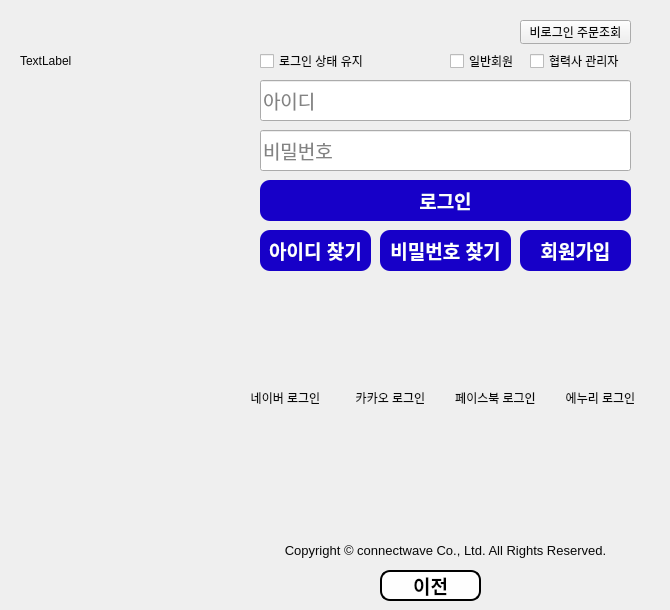
     <widget class="QWidget" name="page_2">
      <widget class="QLabel" name="label_4">
       <property name="geometry">
        <rect>
         <x>20</x>
         <y>20</y>
         <width>221</width>
         <height>81</height>
        </rect>
       </property>
       <property name="styleSheet">
        <string notr="true">color: rgb(8, 8, 8);</string>
       </property>
       <property name="text">
        <string>TextLabel</string>
       </property>
      </widget>
      <widget class="QLineEdit" name="Llogin">
       <property name="geometry">
        <rect>
         <x>260</x>
         <y>80</y>
         <width>371</width>
         <height>41</height>
        </rect>
       </property>
       <property name="font">
        <font>
         <pointsize>14</pointsize>
        </font>
       </property>
       <property name="styleSheet">
        <string notr="true">color: rgb(8, 8, 8);
</string>
       </property>
       <property name="placeholderText">
        <string>아이디</string>
       </property>
      </widget>
      <widget class="QPushButton" name="btnLogin">
       <property name="geometry">
        <rect>
         <x>260</x>
         <y>180</y>
         <width>371</width>
         <height>41</height>
        </rect>
       </property>
       <property name="font">
        <font>
         <pointsize>14</pointsize>
         <bold>true</bold>
        </font>
       </property>
       <property name="styleSheet">
        <string notr="true">color: rgb(8, 8, 8);
color: rgb(252, 252, 252);
background-color: rgb(23, 0, 200);

border-radius: 10px;</string>
       </property>
       <property name="text">
        <string>로그인</string>
       </property>
      </widget>
      <widget class="QLineEdit" name="Lpw">
       <property name="geometry">
        <rect>
         <x>260</x>
         <y>130</y>
         <width>371</width>
         <height>41</height>
        </rect>
       </property>
       <property name="font">
        <font>
         <pointsize>14</pointsize>
        </font>
       </property>
       <property name="styleSheet">
        <string notr="true">color: rgb(8, 8, 8);
</string>
       </property>
       <property name="inputMethodHints">
        <set>Qt::ImhHiddenText|Qt::ImhNoAutoUppercase|Qt::ImhNoPredictiveText|Qt::ImhSensitiveData</set>
       </property>
       <property name="echoMode">
        <enum>QLineEdit::Password</enum>
       </property>
       <property name="placeholderText">
        <string>비밀번호</string>
       </property>
       <property name="cursorMoveStyle">
        <enum>Qt::LogicalMoveStyle</enum>
       </property>
      </widget>
      <widget class="QPushButton" name="btnSID">
       <property name="geometry">
        <rect>
         <x>260</x>
         <y>230</y>
         <width>111</width>
         <height>41</height>
        </rect>
       </property>
       <property name="font">
        <font>
         <pointsize>14</pointsize>
         <bold>true</bold>
        </font>
       </property>
       <property name="styleSheet">
        <string notr="true">color: rgb(255, 255, 255);
background-color: rgb(23, 0, 200);

border-radius: 10px;</string>
       </property>
       <property name="text">
        <string>아이디 찾기</string>
       </property>
      </widget>
      <widget class="QPushButton" name="btnSPW">
       <property name="geometry">
        <rect>
         <x>380</x>
         <y>230</y>
         <width>131</width>
         <height>41</height>
        </rect>
       </property>
       <property name="font">
        <font>
         <pointsize>14</pointsize>
         <bold>true</bold>
        </font>
       </property>
       <property name="styleSheet">
        <string notr="true">color: rgb(255, 255, 255);
background-color: rgb(23, 0, 200);

border-radius: 10px;</string>
       </property>
       <property name="text">
        <string>비밀번호 찾기</string>
       </property>
      </widget>
      <widget class="QPushButton" name="btnJoin">
       <property name="geometry">
        <rect>
         <x>520</x>
         <y>230</y>
         <width>111</width>
         <height>41</height>
        </rect>
       </property>
       <property name="font">
        <font>
         <pointsize>14</pointsize>
         <bold>true</bold>
        </font>
       </property>
       <property name="styleSheet">
        <string notr="true">color: rgb(255, 255, 255);
background-color: rgb(23, 0, 200);

border-radius: 10px;</string>
       </property>
       <property name="text">
        <string>회원가입</string>
       </property>
      </widget>
      <widget class="QCheckBox" name="checkBox">
       <property name="geometry">
        <rect>
         <x>260</x>
         <y>50</y>
         <width>111</width>
         <height>22</height>
        </rect>
       </property>
       <property name="styleSheet">
        <string notr="true">color: rgb(8, 8, 8);</string>
       </property>
       <property name="text">
        <string>로그인 상태 유지</string>
       </property>
      </widget>
      <widget class="QCheckBox" name="checkBox_2">
       <property name="geometry">
        <rect>
         <x>450</x>
         <y>50</y>
         <width>71</width>
         <height>22</height>
        </rect>
       </property>
       <property name="styleSheet">
        <string notr="true">color: rgb(8, 8, 8);</string>
       </property>
       <property name="text">
        <string>일반회원</string>
       </property>
      </widget>
      <widget class="QCheckBox" name="checkBox_3">
       <property name="geometry">
        <rect>
         <x>530</x>
         <y>50</y>
         <width>101</width>
         <height>22</height>
        </rect>
       </property>
       <property name="toolTip">
        <string>접근할 수 없습니다.</string>
       </property>
       <property name="styleSheet">
        <string notr="true">color: rgb(8, 8, 8);</string>
       </property>
       <property name="text">
        <string>협력사 관리자</string>
       </property>
       <property name="checkable">
        <bool>false</bool>
       </property>
      </widget>
      <widget class="QLabel" name="label_5">
       <property name="geometry">
        <rect>
         <x>240</x>
         <y>390</y>
         <width>91</width>
         <height>16</height>
        </rect>
       </property>
       <property name="font">
        <font>
         <pointsize>9</pointsize>
        </font>
       </property>
       <property name="styleSheet">
        <string notr="true">color: rgb(8, 8, 8);</string>
       </property>
       <property name="text">
        <string>네이버 로그인</string>
       </property>
       <property name="alignment">
        <set>Qt::AlignCenter</set>
       </property>
      </widget>
      <widget class="QPushButton" name="pushButton_6">
       <property name="geometry">
        <rect>
         <x>520</x>
         <y>20</y>
         <width>111</width>
         <height>24</height>
        </rect>
       </property>
       <property name="toolTip">
        <string>(임시)비로그인 판매실적 조회</string>
       </property>
       <property name="styleSheet">
        <string notr="true">color: rgb(8, 8, 8);</string>
       </property>
       <property name="text">
        <string>비로그인 주문조회</string>
       </property>
      </widget>
      <widget class="QLabel" name="label_6">
       <property name="geometry">
        <rect>
         <x>340</x>
         <y>390</y>
         <width>101</width>
         <height>16</height>
        </rect>
       </property>
       <property name="font">
        <font>
         <pointsize>9</pointsize>
        </font>
       </property>
       <property name="styleSheet">
        <string notr="true">color: rgb(8, 8, 8);</string>
       </property>
       <property name="text">
        <string>카카오 로그인</string>
       </property>
       <property name="alignment">
        <set>Qt::AlignCenter</set>
       </property>
      </widget>
      <widget class="QLabel" name="label_7">
       <property name="geometry">
        <rect>
         <x>450</x>
         <y>390</y>
         <width>91</width>
         <height>16</height>
        </rect>
       </property>
       <property name="font">
        <font>
         <pointsize>9</pointsize>
        </font>
       </property>
       <property name="styleSheet">
        <string notr="true">color: rgb(8, 8, 8);</string>
       </property>
       <property name="text">
        <string>페이스북 로그인</string>
       </property>
       <property name="alignment">
        <set>Qt::AlignCenter</set>
       </property>
      </widget>
      <widget class="QLabel" name="label_8">
       <property name="geometry">
        <rect>
         <x>550</x>
         <y>390</y>
         <width>101</width>
         <height>16</height>
        </rect>
       </property>
       <property name="font">
        <font>
         <pointsize>9</pointsize>
        </font>
       </property>
       <property name="styleSheet">
        <string notr="true">color: rgb(8, 8, 8);</string>
       </property>
       <property name="text">
        <string>에누리 로그인</string>
       </property>
       <property name="alignment">
        <set>Qt::AlignCenter</set>
       </property>
      </widget>
      <widget class="QLabel" name="label_9">
       <property name="geometry">
        <rect>
         <x>240</x>
         <y>300</y>
         <width>91</width>
         <height>81</height>
        </rect>
       </property>
       <property name="toolTip">
        <string>아직 지원하지 않는 기능입니다.</string>
       </property>
       <property name="styleSheet">
        <string notr="true">color: rgb(8, 8, 8);
border-image: url(:/resources/NaverImg.PNG);</string>
       </property>
       <property name="text">
        <string/>
       </property>
      </widget>
      <widget class="QLabel" name="label_10">
       <property name="geometry">
        <rect>
         <x>350</x>
         <y>300</y>
         <width>91</width>
         <height>81</height>
        </rect>
       </property>
       <property name="toolTip">
        <string>아직 지원하지 않는 기능입니다.</string>
       </property>
       <property name="styleSheet">
        <string notr="true">color: rgb(8, 8, 8);
border-image: url(:/resources/KaKaoImg.PNG);</string>
       </property>
       <property name="text">
        <string/>
       </property>
      </widget>
      <widget class="QLabel" name="label_11">
       <property name="geometry">
        <rect>
         <x>450</x>
         <y>300</y>
         <width>91</width>
         <height>81</height>
        </rect>
       </property>
       <property name="toolTip">
        <string>아직 지원하지 않는 기능입니다.</string>
       </property>
       <property name="styleSheet">
        <string notr="true">color: rgb(8, 8, 8);
border-image: url(:/resources/FacebookImg.PNG);</string>
       </property>
       <property name="text">
        <string/>
       </property>
      </widget>
      <widget class="QLabel" name="label_12">
       <property name="geometry">
        <rect>
         <x>550</x>
         <y>300</y>
         <width>91</width>
         <height>81</height>
        </rect>
       </property>
       <property name="toolTip">
        <string>아직 지원하지 않는 기능입니다.</string>
       </property>
       <property name="styleSheet">
        <string notr="true">color: rgb(8, 8, 8);
border-image: url(:/resources/enuriImg.PNG);</string>
       </property>
       <property name="text">
        <string/>
       </property>
      </widget>
      <widget class="QLabel" name="label_13">
       <property name="geometry">
        <rect>
         <x>240</x>
         <y>430</y>
         <width>421</width>
         <height>91</height>
        </rect>
       </property>
       <property name="styleSheet">
        <string notr="true">color: rgb(8, 8, 8);
border-image: url(:/resources/adImg.PNG);</string>
       </property>
       <property name="text">
        <string/>
       </property>
      </widget>
      <widget class="QLabel" name="label_14">
       <property name="geometry">
        <rect>
         <x>240</x>
         <y>540</y>
         <width>411</width>
         <height>20</height>
        </rect>
       </property>
       <property name="font">
        <font>
         <pointsize>10</pointsize>
        </font>
       </property>
       <property name="styleSheet">
        <string notr="true">color: rgb(8, 8, 8);</string>
       </property>
       <property name="text">
        <string>Copyright © connectwave Co., Ltd. All Rights Reserved.</string>
       </property>
       <property name="alignment">
        <set>Qt::AlignCenter</set>
       </property>
      </widget>
      <widget class="QPushButton" name="btnHome">
       <property name="geometry">
        <rect>
         <x>380</x>
         <y>570</y>
         <width>101</width>
         <height>31</height>
        </rect>
       </property>
       <property name="font">
        <font>
         <pointsize>14</pointsize>
         <bold>true</bold>
        </font>
       </property>
       <property name="styleSheet">
        <string notr="true">color: rgb(0, 0, 0);
border-radius: 10px;
background-color: rgb(254, 254, 254);
border:2px solid;</string>
       </property>
       <property name="text">
        <string>이전</string>
       </property>
      </widget>
     </widget>
